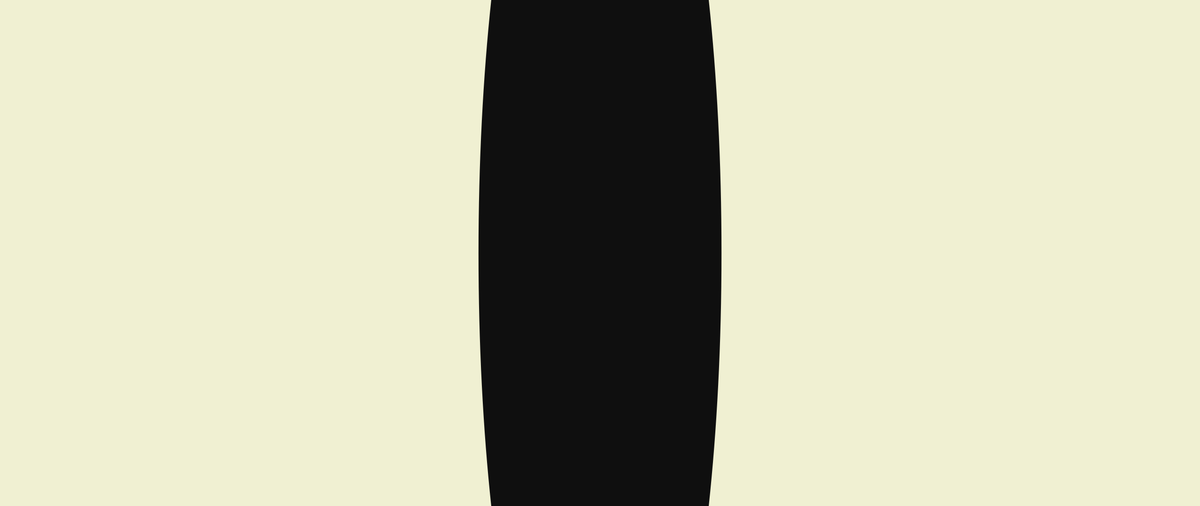
Frame 1 (no input)
Frame 2 (the mouse pressed at the canvas centre, redrawn once): identical to frame 1, image omitted

The Processing sketch that drew this single still picture (run headless with seeded random() and noise(); the mouse was pressed at the canvas centre and the sketch redrawn once):

// Processing sketch: cat_s_eye
// ── cat_s_eye.pde
// Manuale di Programmazione Cinematografica - Volume 1
// Daniele Olmisani, 2016

// Stephen King's Cat's Eye (1985)


final color PAPER = color(15);
final color INK = color(240, 240, 210);


void setup() {
  size(2560, 1080);
  noLoop();
}


void draw() {
 
  float s = 1.35 * width;
  
  translate(width/2.0, height/2.0);
  
  background(PAPER);
  
  noStroke();
  
  fill(INK);
  ellipse(0, 0, s, 0.75*s);
  
  fill(PAPER);
  ellipse(0, 0, 0.15*s, 0.70*s);
  
  save("cat's-eye.png");
}
